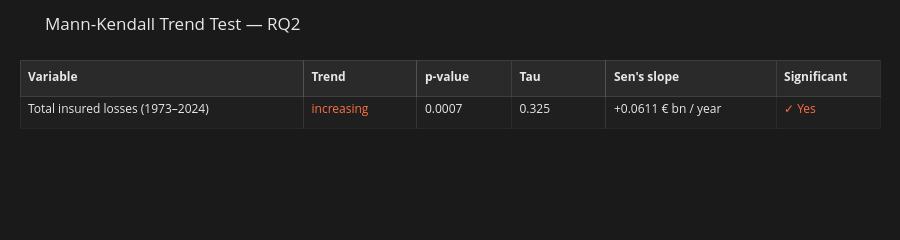

The code cell stored with this chart in its notebook:
### Code cell
# --- Mann-Kendall results table ---

results = [{
    'Variable'    : 'Total insured losses (1973–2024)',
    'Trend'       : mk_result.trend,
    'p-value'     : round(mk_result.p, 4),
    'Tau'         : round(mk_result.Tau, 3),
    "Sen's slope" : f"+{mk_result.slope:.4f} € bn / year",
    'Significant' : '✓ Yes' if mk_result.p < 0.05 else '✗ No'
}]

df_mk = pd.DataFrame(results)

fig_mk = go.Figure(data=[go.Table(
    columnwidth=[300, 120, 100, 100, 180, 110],
    header=dict(
        values=[f'<b>{c}</b>' for c in df_mk.columns],
        fill_color='#2a2a2a',
        font=dict(color=COLORS['accent'], size=12),
        align='left',
        height=36,
        line_color='rgba(232,232,232,0.1)'
    ),
    cells=dict(
        values=[df_mk[c] for c in df_mk.columns],
        fill_color='#1f1f1f',
        font=dict(
            color=[
                [COLORS['text']],
                [COLORS['positive']],
                [COLORS['text']],
                [COLORS['text']],
                [COLORS['text']],
                [COLORS['positive']],
            ],
            size=12
        ),
        align='left',
        height=32,
        line_color='rgba(232,232,232,0.06)'
    )
)])

fig_mk.update_layout(
    title='Mann-Kendall Trend Test — RQ2',
    title_font=dict(color=COLORS['text']),
    paper_bgcolor=COLORS['background'],
    height=160,
    margin=dict(l=20, r=20, t=60, b=20)
)

fig_mk.show()
fig_mk.write_html(FIGURES / "03_mann_kendall_rq2.html")
print("Saved ✓")

### Figure 1 — Plotly figure (JSON) as saved in the notebook; plotly's stock layout.template omitted (floating-point values rounded to 4 significant figures)
{"data": [{"cells": {"align": "left", "fill": {"color": "#1f1f1f"}, "font": {"color": [["#E8E8E8"], ["#FF7043"], ["#E8E8E8"], ["#E8E8E8"], ["#E8E8E8"], ["#FF7043"]], "size": 12}, "height": 32, "line": {"color": "rgba(232,232,232,0.06)"}, "values": [["Total insured losses (1973–2024)"], ["increasing"], [0.0007], [0.325], ["+0.0611 € bn / year"], ["✓ Yes"]]}, "columnwidth": [300, 120, 100, 100, 180, 110], "header": {"align": "left", "fill": {"color": "#2a2a2a"}, "font": {"color": "#E8E8E8", "size": 12}, "height": 36, "line": {"color": "rgba(232,232,232,0.1)"}, "values": ["<b>Variable</b>", "<b>Trend</b>", "<b>p-value</b>", "<b>Tau</b>", "<b>Sen's slope</b>", "<b>Significant</b>"]}, "type": "table"}], "layout": {"height": 160, "margin": {"b": 20, "l": 20, "r": 20, "t": 60}, "paper_bgcolor": "#1a1a1a", "title": {"font": {"color": "#E8E8E8"}, "text": "Mann-Kendall Trend Test — RQ2"}}}
